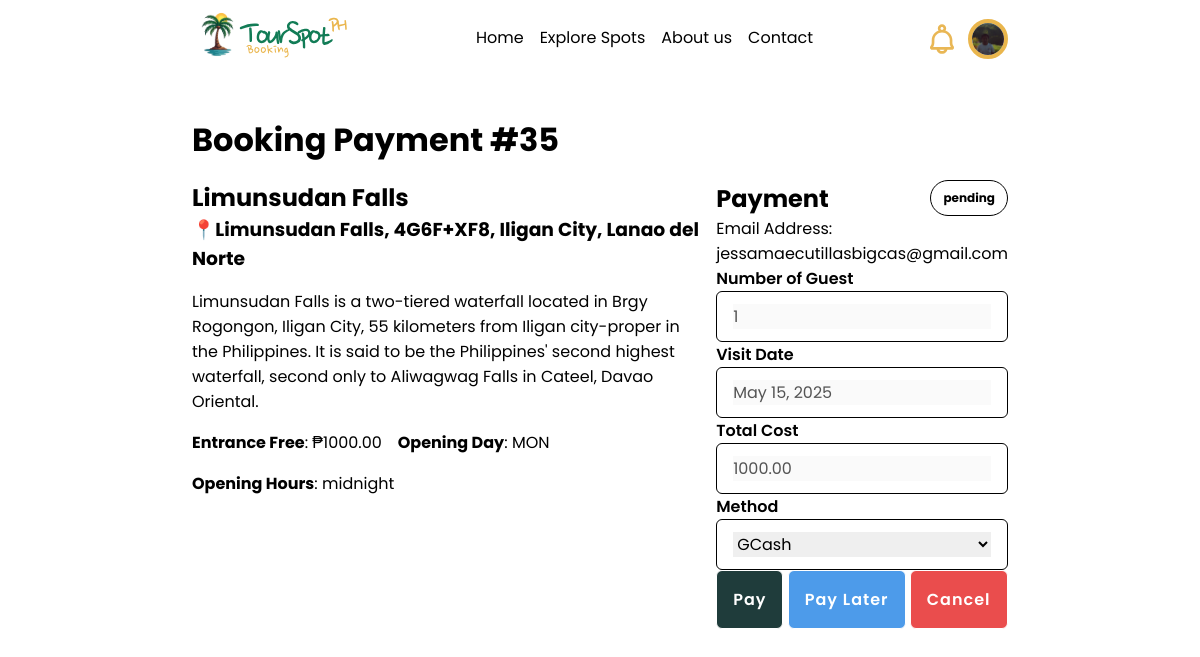
Page /touristspots/35/payment (signed in) on the committed database.
### booking/models.py (models this page shows, shortened)
class CustomUser(AbstractBaseUser, PermissionsMixin):
    email = models.EmailField(unique=True)
    address = models.CharField(max_length=150, blank=True)
    phone = models.CharField(max_length=15, blank=True)
    first_name = models.CharField(max_length=50, blank=True)
    last_name = models.CharField(max_length=50, blank=True)
    registration_date = models.DateTimeField(auto_now_add=True)
    username = models.CharField(max_length=30, unique=True, blank=True)
    image = models.ImageField(
        upload_to='profiles', blank=True, null=True, validators=[
            FileExtensionValidator(allowed_extensions=['jpg', 'jpeg', 'webp']),
            validate_image_size
        ])
    is_active = models.BooleanField(default=True)
    is_staff = models.BooleanField(default=False)
    is_tourguide = models.BooleanField(default=False)
    objects = CustomUserManager()
    USERNAME_FIELD = 'email'
    REQUIRED_FIELDS = []
    def __str__(self):
        return self.email

class Booking(models.Model):
    STATUS_CHOICES = [('pending', 'Pending'), ('confirmed', 'Confirmed'), ('cancelled', 'Cancelled')]
    user = models.ForeignKey(CustomUser, on_delete=models.CASCADE)
    status = models.CharField(max_length=20, choices=STATUS_CHOICES, default='pending')
    totalcost = models.DecimalField(max_digits=10, decimal_places=2, blank=True, null=True)
    createdAt = models.DateTimeField(default=timezone.now)
    def __str__(self):
        return str(self.user)

class TouristSpot(models.Model):
    image = models.ImageField(upload_to='spots', blank=True, null=True, validators=[
            FileExtensionValidator(allowed_extensions=['jpg', 'jpeg', 'webp']),
            validate_image_size
        ])
    spotname = models.CharField(max_length=50, unique=True, blank=False)
    address = models.CharField(max_length=150, blank=False)
    description = models.TextField()
    entrancefee = models.DecimalField(max_digits=10, decimal_places=2, default=1)
    openingday = models.CharField(max_length=15, choices=days, default="MON")
    openinghours = models.TimeField(default='00:00:00')
    createdDate = models.DateTimeField(auto_now_add=True)
    category = models.ForeignKey(Category, on_delete=models.CASCADE)
    createdby = models.ForeignKey(CustomUser, on_delete=models.CASCADE)
    is_approved = models.BooleanField(default=False)

class BookingLine(models.Model):
    booking = models.ForeignKey(Booking, on_delete=models.CASCADE)
    spot = models.ForeignKey(TouristSpot, on_delete=models.CASCADE)
    visitDate = models.DateField(default=timezone.now)
    numberOfPeople = models.PositiveIntegerField(default=1)
    price = models.DecimalField(max_digits=10, decimal_places=2, default=1)

### booking/views/touristViews.py (the view)
# urls.py: path('touristspots/<int:id>/payment', touristViews.book_payment, name='payment')
@login_required(login_url='login')
def book_payment(request, id):
    booking = Booking.objects.get(id=id)
    bookingline = BookingLine.objects.get(booking=booking)
    spot = TouristSpot.objects.get(id=bookingline.spot.id)
    if request.method == 'POST':
        if 'pay' in request.POST:
            payment = Payment()
            payment.booking = booking
            payment.amount = booking.totalcost
            payment.paymentMethod = request.POST.get('paymentMethod')
            payment.status = 'S'
            payment.save()
            messages.success(request, "Payment successful!")
            return redirect('user_booking', request.user.id)
        if 'cancelpayment' in request.POST:
            bookingline.delete()
            booking.delete()
            messages.success(request, "Booking cancelled successfully!")
            return redirect('user_booking', request.user.id)
        if 'paylater' in request.POST:
            payment = Payment()
            payment.booking = booking
            payment.amount = booking.totalcost
            payment.paymentMethod = request.POST.get('paymentMethod')
            payment.status = 'NP'
            payment.save()
            messages.success(request, "Pay Later!")
            return redirect('user_booking', request.user.id)
    else:
        paymentform = PaymentForm()
    context = {
        'form': paymentform,
        'spot': spot,
        'booking': booking,
        'bookingline': bookingline,
        'title': "Payment",
        'action': "Pay",
    }
    template = loader.get_template('tourist/payment.html')
    return HttpResponse(template.render(context, request))

### booking/forms.py
class PaymentForm(forms.ModelForm):
    class Meta:
        model = Payment
        fields = ['paymentMethod']
        widgets = {
            'paymentMethod': forms.Select(attrs={'class': 'form-control', 'required': True}),
        }

### booking/templates/tourist/payment.html (shortened to what this page needs)
{% extends 'master.html' %}
{% load static %}
{% block content %}
<div class="view-section section">
    <div class="view-header">
        <div>
            <h1 class="header">
                Booking {{ title }} #{{booking.id}}
            </h1>
        </div>
    </div>
    <div class="view-body">
        <div class="view-content">
            <div class="content-description" style="display:flex; flex-direction: column; gap: 16px;">
                <div>
                    <h2> {{ spot.spotname }} </h2>
                    <h3> 📍{{ spot.address }} </h3>
                </div>
                <p> {{ spot.description }} </p>
                <div style="display: flex; flex-direction: row; gap: 16px; justify-content: flex-start; flex-wrap: wrap;">
                    <p> <b>Entrance Free</b>: ₱{{ spot.entrancefee }} </p>
                    <p> <b>Opening Day</b>: {{ spot.openingday }} </p>
                    <p> <b>Opening Hours</b>: {{ spot.openinghours }} </p>
                </div>
            </div>
        </div>
        <form class="view-actions" action="" method="post">
            <h2 class="actions-header"> Payment <span class="tags"> {{ booking.status }} </span></h2>
            <p> Email Address: {{ booking }} </p>
            <div class="input-group">
                <label for=""> Number of Guest </label>
                <div class="input-container">
                    <input type="text" name="guest" value="{{ bookingline.numberOfPeople }}" disabled>
                </div>
            </div>
            <div class="input-group">
                <label for=""> Visit Date </label>
                <div class="input-container">
                    <input type="text" name="date" value="{{ bookingline.visitDate }}" disabled>
                </div>
            </div>
            <div class="input-group">
                <label for="amount"> Total Cost </label>
                <div class="input-container">
                    <input type="text" name="amount" value="{{ booking.totalcost }}" disabled>
                </div>
            </div>
            <div class="input-group">
                <label for="payment_method"> Method </label>
                <div class="input-container">
                    {{ form.paymentMethod }}
                </div>
            </div>
            <div class="input-group-actions">
                <input type="submit" name="pay" class="button button-clrbackground" value="Pay">
                <input type="submit" name="paylater" class="button button-clrbackground button-blue" value="Pay Later">
                <input type="submit" name="cancelpayment" class="button button-clrbackground button-red" value="Cancel">
            </div>
        </form>
    </div>
</div>
{% endblock %}

### booking/templates/master.html (shortened to what this page needs)
{% load static %}
<!DOCTYPE html>
<html lang="en">
<head>
    <link rel="stylesheet" href="{% static 'main.css' %}">
    <link rel="stylesheet" href="{% static 'touristspot.css' %}">
    <link rel="stylesheet" href="{% static 'main-responsive.css' %}">
</head>
<body>
    <div class="header-container container">
        <div class="header-logo">
            <a href="{% url 'main' %}"><img src="{% static 'images/logo/logo=booking-def.svg' %}" alt="Logo" class="logo"></a>
        </div>
        {% url 'main' as home %}
        {% url 'aboutus' as aboutus %}
        {% url 'contact' as contact %}
        {% url 'touristspots' as explore %}
        <div class="header-navigation">
            <a href="{% url 'main' %}" class="{% if request.path == home %} active {% endif %}"><span> Home </span></a>
            <a href="{% url 'touristspots' %}" class="{% if request.path == explore %} active {% endif %}"><span> Explore Spots </span></a>
            <a href="{% url 'aboutus' %}" class="{% if request.path == aboutus %} active {% endif %}"><span> About us </span></a>
            <a href="{% url 'contact' %}" class="{% if request.path == contact %} active {% endif %}"><span> Contact </span></a>
        </div>
        <div class="header-actions">
            {% if not user.is_authenticated %}
            <a href="{% url 'login' %}" class="button-small button-clrprimary">Login</a>
            {% else %}
            <div class="users-container">
                <img src="{% static 'icon/icons=bell.svg' %}" alt="notification" class="notification icon notif" id="notification">
                <div class="user-profile">
                    {% if request.user.image.url != null %}
                    <img src="{{ request.user.image.url }}" class="profile-image" id="profileimg">
                    {% else %}
                    <img src="/media/profiles/default-profile.jpeg" class="profile-image" id="profileimg">
                    {% endif %}
                </div>
            </div>
            {% endif %}
        </div>
    </div>
    {% block content %} {% endblock %}
</body>
</html>

### static/css/main.css (style rules this page uses)
* { margin: 0; padding: 0; box-sizing: border-box; }
body { font-weight: 400; font-style: normal; position: relative; background-color: var(--white); font-family: "Poppins", sans-serif; }
.header-container { z-index: 1; width: 100%; display: flex; position: fixed; flex-direction: row; align-items: center; color: var(--white); background-color: transparent; justify-content: space-between; animation: header-scroll-transition; animation-timeline: scroll(y); }
.header-container .header-navigation { gap: 1em; display: flex; flex-direction: row; }
.header-navigation a { color: var(--white); border-bottom: solid 2px transparent; text-decoration: none; animation: header-a-scroll-transition; animation-timeline: scroll(y); }
.section, .container, .subsection { font-size: 16px; padding: 9px 192px; }
.section { width: 100%; height: 100vh; max-height: 100vh; padding-top: 100px; }
.header-actions .users-container { gap: 10px; display: flex; flex-direction: row; align-items: center; }
.users-container .notification { width: 32px; height: 32px; filter: brightness(0) saturate(100%) invert(92%) sepia(94%) saturate(6299%) hue-rotate(314deg) brightness(95%) contrast(92%); }
.users-container .user-profile { display: flex; position: relative; flex-direction: row; }
.user-profile .profile-image { width: 40px; height: 40px; object-fit: cover; border-radius: 40px; border: 4px solid var(--secondary); }
.input-group label { font-weight: 600; }
.input-group .input-container { padding: 12px 16px; border-radius: 6px; border: 1px solid var(--black); }

### static/css/touristspot.css (style rules this page uses)
.view-section { display: flex; position: relative; flex-direction: column; }
.view-section .view-header { gap: 16px; padding: 16px 0; display: flex; flex-direction: column; align-items: first baseline; }
.view-section .view-body { gap: 32px 16px; width: 100%; display: flex; flex-direction: row; }
.view-body .view-content { gap: 16px; display: flex; padding: 0 0 32px 0; flex-direction: column; }
.view-actions .actions-header { display: flex; flex-direction: row; align-items: center; justify-content: space-between; }

### static/css/component.css (style rules this page uses)
:root { --font_family: "Poppins", sans-serif; --primary: #127C56; --secondary: #EAB64D; --background: #1F3C3B; --red: #EA4D4D; --darkred: #7C1214; --gray: #323232; --lightgray: #EDEDED; --blue: #4D9BEA; --darkblue: #127C9B; --green: #4DEA5F; --darkgreen: #127C56; --black: #000000; --white: #FFFFFF; --header_32px: 32px; --header_24px: 24px; --header_20px: 20px; --header_18px: 18px; --normal_16px: 16px; --normal_14px: 14px; --normal_12px: 12px; --normal_10px: 10px; --normal_8px: 8px; --normal_6px: 6px; }
h1 { text-transform: capitalize; }
.tags { font-size: 12px; padding: 8px 12px; border-radius: 64px; border: 1px solid var(--black); }
input[type="text"], input[type="password"], input[type="email"], input[type="number"], select, textarea, input[type="time"], input[type="file"], input[type="date"] { width: 100%; cursor: text !important; height: 100%; border: none; outline: none; font-size: 16px; font-weight: 400; font-style: normal; font-family: var(--font_family); }
textarea, select, input[type="time"] { resize: vertical; cursor: pointer !important; }
.icon { cursor: pointer; }
.button { text-align: center; text-decoration: none; font-family: "Poppins", sans-serif; font-style: normal; font-weight: 600; padding: 16px; gap: 10px; font-size: 16px; border-radius: 6px; letter-spacing: 1px; border: solid 1px var(--black); }
.button-clrbackground { cursor: pointer; color: var(--white); border-color: var(--white); background-color: var(--background); }
.button-blue { color: var(--white) !important; background-color: var(--blue) !important; }
.button-red { background-color: var(--red) !important; }

### rows in the picture
CustomUser: user.image (picture)
Booking: id "35", status "pending", user.email "jessamaecutillasbigcas@gmail.com", amount "1000.00"
TouristSpot: spotname "Limunsudan Falls", address "Limunsudan Falls, 4G6F+XF8, Iligan City, Lanao del Norte", description "Limunsudan Falls is a two-tiered waterfall located in Brgy Rogongon, Iligan City, 55 kilometers from Iligan city-proper in the Philippines. It is said to be the Philippines' second highest waterfall, second only to Aliwagwag Falls in Cateel, Davao Oriental.", entrancefee "1000.00", openingday "MON", openinghours "midnight"
BookingLine: guest "1", date "May 15, 2025"

### other values in the picture
{{ title }} "Payment"
